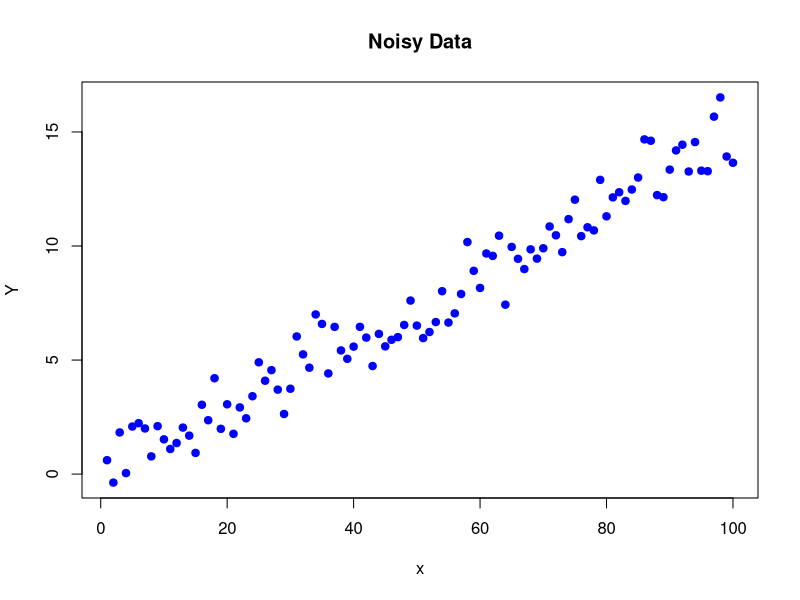
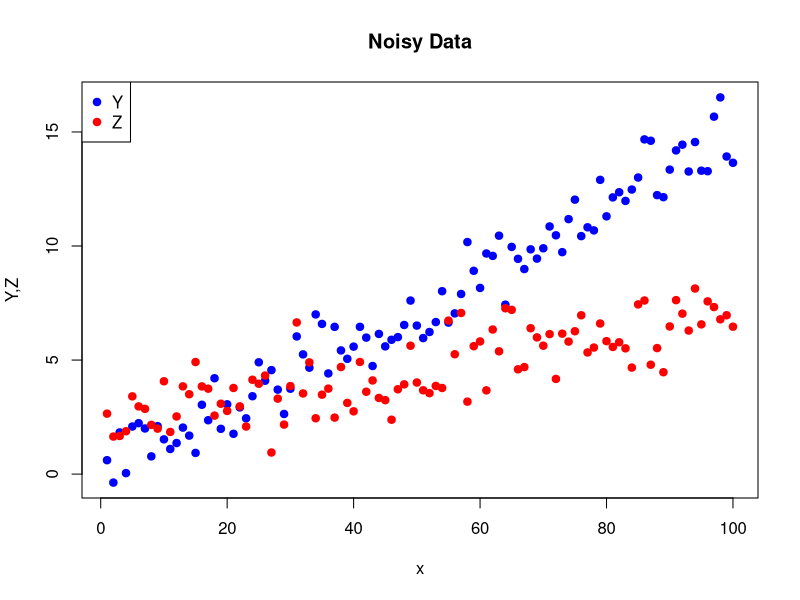

R code for these plots, in order:
# part 1
x <- seq(1,100,1)
y <- (0.15 * x) + rnorm(100, 0.0, 1.0)
plot(x,y,type="p",col="blue",main="Noisy Data",pch=19, ylab="Y")

# part 2
plot(x,y,type="p",col="blue",main="Noisy Data",pch=19, ylab="Y,Z")
z = ((x * 0.05) + 2) + rnorm(100, 0.0, 1.0)
points(x,z,col="red",pch=19)
legend("topleft", legend=c("Y","Z"), col=c("blue","red"), pch=19)
